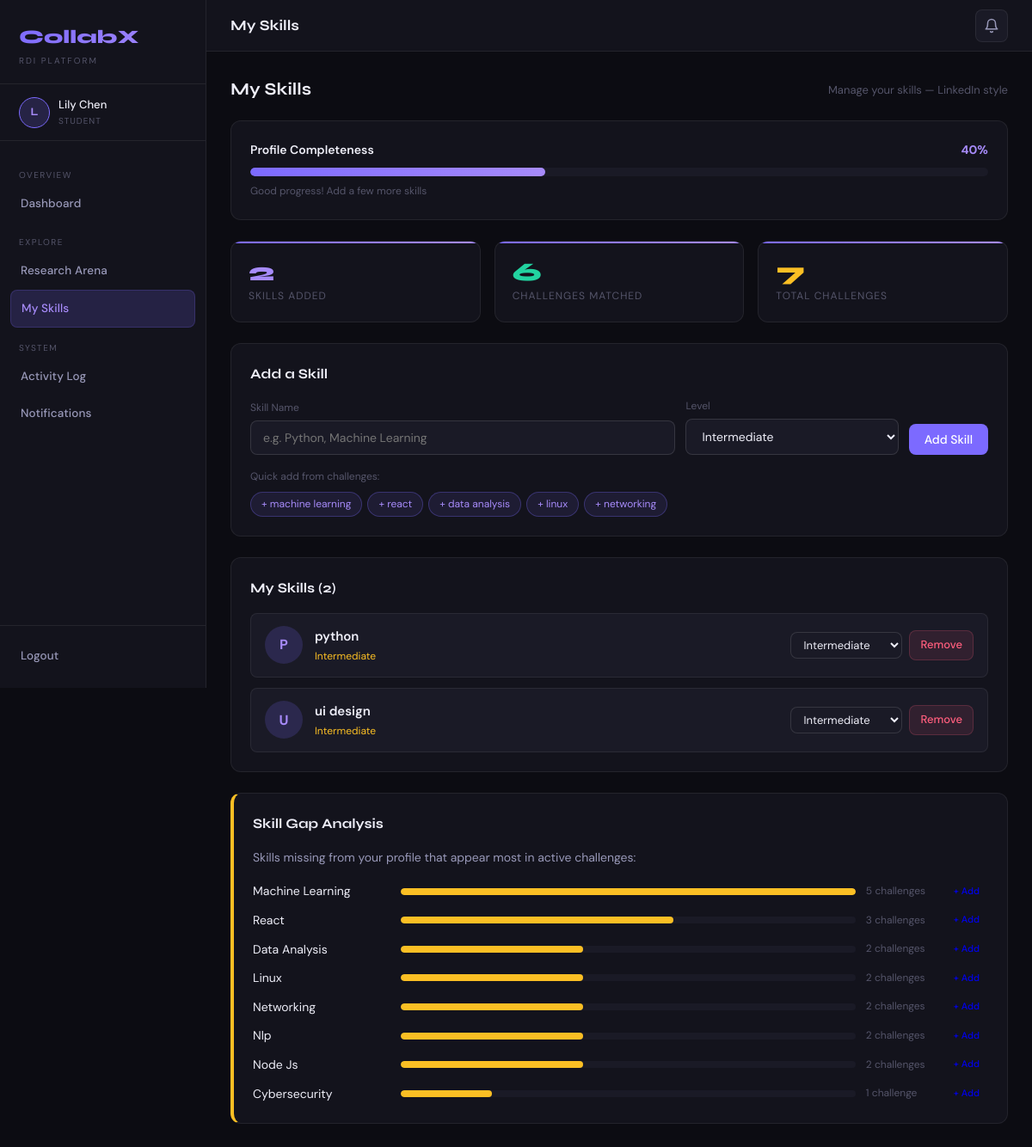
The page /student/skills (signed in) on the database its author committed.
### tables this page shows
CREATE TABLE student_skills (
    id INTEGER PRIMARY KEY AUTOINCREMENT,
    student_id INTEGER,
    skill_name TEXT,
    skill_level TEXT DEFAULT 'Intermediate',
    created_at TIMESTAMP DEFAULT CURRENT_TIMESTAMP,
    UNIQUE(student_id, skill_name)
);

### app.py (the view, shortened to what this page needs)
@app.route("/student/skills")
@login_required(role="student")
def student_skills():
    uid = session["user_id"]
    db = get_db()
    skills = db.execute("SELECT * FROM student_skills WHERE student_id=? ORDER BY skill_name", (uid,)).fetchall()
    challenges = db.execute("SELECT * FROM challenges").fetchall()
    skill_names = set(s["skill_name"] for s in skills)
    matched_challenges = sum(1 for c in challenges if c["skills"] and any(s in c["skills"].lower() for s in skill_names))
    from collections import Counter
    all_required = []
    for c in challenges:
        if c["skills"]:
            all_required.extend([s.strip().lower() for s in c["skills"].split(",")])
    freq = Counter(all_required)
    missing = [(s,c) for s,c in freq.most_common(10) if s not in skill_names]
    completeness = min(100, len(skills) * 20)
    if completeness < 40: msg = "Add more skills to improve your challenge matches"
    elif completeness < 80: msg = "Good progress! Add a few more skills"
    else: msg = "Great profile! You are well positioned for challenges"
    db.close()
    return render_template("student_skills.html", skills=skills, matched_challenges=matched_challenges,
                           total_challenges=len(challenges), missing_skills=missing[:8],
                           top_recommended=missing[:5], completeness=completeness,
                           completeness_msg=msg, unread_count=unread(uid))

### app.py (called while the page is built)
def get_db():
    db = sqlite3.connect("database.db")
    db.row_factory = sqlite3.Row
    return db

def unread(user_id):
    db = get_db(); n = db.execute("SELECT COUNT(*) FROM notifications WHERE user_id=? AND is_read=0",(user_id,)).fetchone()[0]; db.close(); return n

def login_required(role=None):
    def decorator(fn):
        @wraps(fn)
        def wrapper(*args, **kwargs):
            if "user_id" not in session: return redirect("/")
            if role and session.get("role") != role: return render_template("error.html",message="Access denied.",code=403),403
            return fn(*args, **kwargs)
        return wrapper
    return decorator

### templates/student_skills.html (shortened to what this page needs)
{% extends "base.html" %}
{% block topbar_title %}My Skills{% endblock %}
{% block content %}
<div class="section-header">
  <div class="section-title">My Skills</div>
  <div class="section-sub">Manage your skills — LinkedIn style</div>
</div>
<div class="card" style="margin-bottom:24px;">
  <div style="display:flex;justify-content:space-between;align-items:center;margin-bottom:10px;">
    <div style="font-size:14px;font-weight:600;color:var(--text);">Profile Completeness</div>
    <div style="font-size:14px;font-weight:700;color:var(--accent2);">{{ completeness }}%</div>
  </div>
  <div style="background:var(--bg3);border-radius:99px;height:10px;overflow:hidden;">
    <div style="width:{{ completeness }}%;height:100%;background:linear-gradient(90deg,var(--accent),var(--accent2));border-radius:99px;transition:width .5s;"></div>
  </div>
  <div style="font-size:12px;color:var(--text3);margin-top:8px;">{{ completeness_msg }}</div>
</div>
<div class="stat-grid" style="margin-bottom:24px;">
  <div class="stat-card">
    <div class="stat-num" style="color:var(--accent2);">{{ skills|length }}</div>
    <div class="stat-label">Skills Added</div>
  </div>
  <div class="stat-card">
    <div class="stat-num" style="color:var(--green);">{{ matched_challenges }}</div>
    <div class="stat-label">Challenges Matched</div>
  </div>
  <div class="stat-card">
    <div class="stat-num" style="color:var(--amber);">{{ total_challenges }}</div>
    <div class="stat-label">Total Challenges</div>
  </div>
</div>
<div class="card" style="margin-bottom:24px;">
  <div class="card-title">Add a Skill</div>
  <form method="POST" action="/student/skills/add" style="display:flex;gap:12px;flex-wrap:wrap;align-items:flex-end;">
    <div style="flex:2;min-width:200px;">
      <label style="font-size:12px;color:var(--text3);margin-bottom:4px;display:block;">Skill Name</label>
      <input type="text" name="skill_name" placeholder="e.g. Python, Machine Learning" required>
    </div>
    <div style="flex:1;min-width:150px;">
      <label style="font-size:12px;color:var(--text3);margin-bottom:4px;display:block;">Level</label>
      <select name="skill_level">
        <option value="Intermediate" selected>Intermediate</option>
      </select>
    </div>
    <button type="submit" class="btn btn-primary">Add Skill</button>
  </form>
  {% if top_recommended %}
  <div style="margin-top:16px;">
    <div style="font-size:12px;color:var(--text3);margin-bottom:8px;">Quick add from challenges:</div>
    <div style="display:flex;flex-wrap:wrap;gap:6px;">
      {% for skill, count in top_recommended %}
        <a href="/student/skills/quickadd/{{ skill }}" style="background:rgba(124,106,255,0.1);color:var(--accent2);border:1px solid rgba(124,106,255,0.3);padding:4px 12px;border-radius:99px;font-size:12px;text-decoration:none;">+ {{ skill }}</a>
      {% endfor %}
    </div>
  </div>
  {% endif %}
</div>
{% if skills %}
<div class="card" style="margin-bottom:24px;">
  <div class="card-title">My Skills ({{ skills|length }})</div>
  <div style="display:flex;flex-direction:column;gap:12px;">
    {% for s in skills %}
    <div style="display:flex;align-items:center;justify-content:space-between;padding:14px 16px;background:var(--bg3);border-radius:var(--r-sm);border:1px solid var(--border);">
      <div style="display:flex;align-items:center;gap:14px;">
        <div style="width:44px;height:44px;border-radius:50%;background:var(--glow);display:flex;align-items:center;justify-content:center;font-weight:700;font-size:16px;color:var(--accent2);">{{ s.skill_name[0].upper() }}</div>
        <div>
          <div style="font-weight:600;font-size:15px;color:var(--text);">{{ s.skill_name }}</div>
          <div style="font-size:12px;margin-top:2px;
            color:{% if s.skill_level == 'Expert' %}var(--green){% elif s.skill_level == 'Advanced' %}var(--accent2){% elif s.skill_level == 'Intermediate' %}var(--amber){% else %}var(--text3){% endif %};">
            {{ s.skill_level }}
          </div>
        </div>
      </div>
      <div style="display:flex;align-items:center;gap:8px;">
        <form method="POST" action="/student/skills/edit/{{ s.id }}" style="display:inline;">
          <select name="skill_level" onchange="this.form.submit()" style="width:130px;font-size:13px;padding:5px 10px;">
            <option value="Intermediate" {% if s.skill_level=='Intermediate' %}selected{% endif %}>Intermediate</option>
          </select>
        </form>
        <a href="/student/skills/delete/{{ s.id }}" onclick="return confirm('Remove {{ s.skill_name }}?')" class="btn btn-danger btn-sm">Remove</a>
      </div>
    </div>
    {% endfor %}
  </div>
</div>
{% endif %}
{% if missing_skills %}
<div class="card" style="border-left:4px solid var(--amber);">
  <div class="card-title">Skill Gap Analysis</div>
  <p style="font-size:14px;color:var(--text2);margin-bottom:16px;">Skills missing from your profile that appear most in active challenges:</p>
  <div style="display:flex;flex-direction:column;gap:10px;">
    {% for skill, count in missing_skills %}
    <div style="display:flex;align-items:center;gap:12px;">
      <div style="min-width:160px;font-size:14px;color:var(--text);text-transform:capitalize;">{{ skill }}</div>
      <div style="flex:1;background:var(--bg3);border-radius:99px;height:8px;overflow:hidden;">
        <div style="width:{{ [count * 20, 100]|min }}%;height:100%;background:var(--amber);border-radius:99px;"></div>
      </div>
      <div style="font-size:12px;color:var(--text3);min-width:80px;">{{ count }} challenge{{ 's' if count != 1 else '' }}</div>
      <a href="/student/skills/quickadd/{{ skill }}" class="btn btn-sm" style="font-size:11px;padding:3px 10px;">+ Add</a>
    </div>
    {% endfor %}
  </div>
</div>
{% endif %}
{% endblock %}

### static/style.css (style rules this page uses)
:root { --bg:#0c0c12;--bg2:#13131c;--bg3:#1a1a26;--bg4:#21212f;--border:rgba(255,255,255,0.07);--border2:rgba(255,255,255,0.12);--accent:#7c6aff;--accent2:#a78bfa;--accent-d:#5b4de0;--glow:rgba(124,106,255,0.18);--green:#22d3a0;--green-bg:rgba(34,211,160,0.1);--red:#ff5e7d;--red-bg:rgba(255,94,125,0.1);--amber:#fbbf24;--amber-bg:rgba(251,191,36,0.1);--blue:#38bdf8;--blue-bg:rgba(56,189,248,0.1);--text:#eeeef8;--text2:#9898b8;--text3:#55556a;--sidebar:240px;--r:12px;--r-sm:8px;--r-lg:18px }
*,*::before,*::after { box-sizing:border-box;margin:0;padding:0 }
html { scroll-behavior:smooth }
body { font-family:'DM Sans',sans-serif;background:var(--bg);color:var(--text);min-height:100vh;font-size:15px;line-height:1.6 }
.card { background:var(--bg2);border:1px solid var(--border);border-radius:var(--r);padding:22px }
.card-title { font-family:'Syne',sans-serif;font-size:16px;font-weight:700;color:var(--text);margin-bottom:16px }
.stat-grid { display:grid;grid-template-columns:repeat(auto-fit,minmax(160px,1fr));gap:16px;margin-bottom:24px }
.stat-card { background:var(--bg2);border:1px solid var(--border);border-radius:var(--r);padding:20px;position:relative;overflow:hidden;transition:border-color .2s }
.stat-card::before { content:'';position:absolute;top:0;left:0;right:0;height:2px;background:linear-gradient(90deg,var(--accent),var(--accent2)) }
.stat-num { font-family:'Syne',sans-serif;font-size:30px;font-weight:800;color:var(--text);line-height:1 }
.stat-label { font-size:12px;color:var(--text3);margin-top:4px;text-transform:uppercase;letter-spacing:1px }
input[type=text],input[type=email],input[type=password],input[type=date],textarea,select { width:100%;background:var(--bg3);border:1px solid var(--border2);border-radius:var(--r-sm);padding:10px 14px;color:var(--text);font-family:'DM Sans',sans-serif;font-size:14px;transition:border-color .18s,box-shadow .18s;outline:none }
select option { background:var(--bg3) }
.btn { display:inline-flex;align-items:center;gap:6px;padding:9px 18px;border-radius:var(--r-sm);font-family:'DM Sans',sans-serif;font-size:14px;font-weight:500;cursor:pointer;border:none;text-decoration:none;transition:all .18s;white-space:nowrap }
.btn-primary { background:var(--accent);color:#fff }
.btn-danger { background:var(--red-bg);color:var(--red);border:1px solid rgba(255,94,125,0.2) }
.btn-sm { padding:6px 12px;font-size:13px }
.section-header { display:flex;align-items:center;justify-content:space-between;margin-bottom:20px;flex-wrap:wrap;gap:12px }
.section-title { font-family:'Syne',sans-serif;font-size:20px;font-weight:700;color:var(--text) }
.section-sub { font-size:13px;color:var(--text3);margin-top:2px }

### rows shown on the page
student_skills: skill_name "P", skill_name "python", skill_level "Intermediate"
student_skills: skill_name "U", skill_name "ui design", skill_level "Intermediate"

### other values the page prints
{{ session['name'][0].upper() }} "L"
{{ session['name'] }} "Lily Chen"
{{ session['role'] }} "STUDENT"
{{ completeness }} "40"
{{ completeness_msg }} "Good progress! Add a few more skills"
{{ skills|length }} "2"
{{ matched_challenges }} "6"
{{ total_challenges }} "7"
{{ skill }} "machine learning" "react" "data analysis" "linux" "networking"
{{ skill }} "Machine Learning" "React" "Data Analysis" "Linux" "Networking" "Nlp" "Node Js" "Cybersecurity"
{{ count }} "5" "3" "2" "2" "2" "2" "2" "1"
{{ 's' if count != 1 else '' }} "s" "s" "s" "s" "s" "s" "s"
